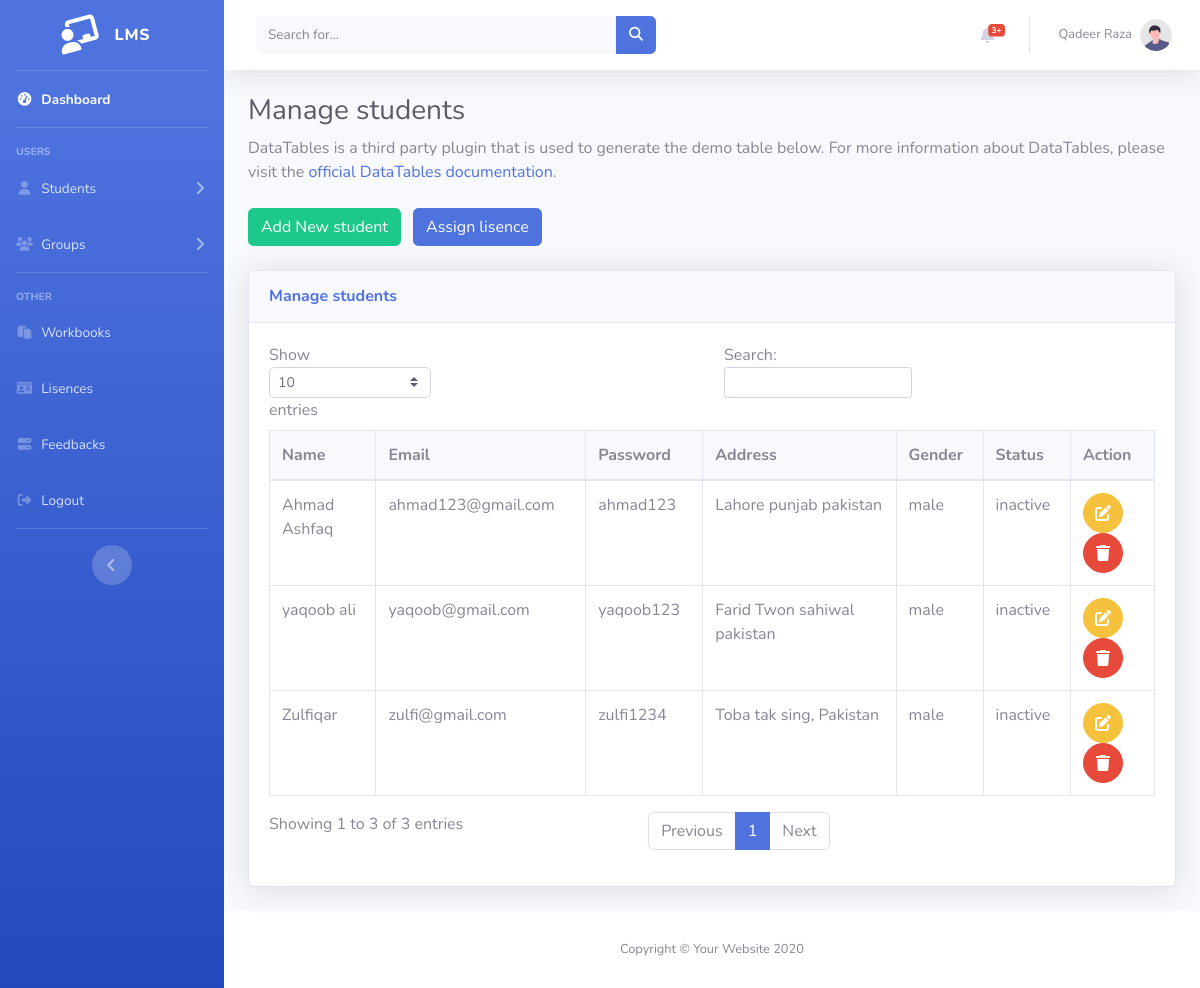
/Instructor/students.php (signed in), run on the app's committed database.
### tables this page shows
CREATE TABLE `assign_students` (
  `id` int(11) NOT NULL,
  `sid` int(11) NOT NULL,
  `iid` int(11) NOT NULL
);

CREATE TABLE `student` (
  `id` int(11) NOT NULL,
  `name` varchar(30) NOT NULL,
  `email` varchar(30) NOT NULL,
  `password` varchar(30) NOT NULL,
  `address` varchar(30) NOT NULL,
  `gender` varchar(20) NOT NULL,
  `status` varchar(20) NOT NULL
);

### Instructor/students.php (the view, shortened to what this page needs)
<?php session_start();
include "../db.php";
include "layout/header.php";
$email=$_SESSION['email'];
$data2 = mysqli_query($conn, "SELECT * FROM instructor where email='$email'");
$output2 = mysqli_fetch_assoc($data2); $iid=$output2['id'];
$data3 = mysqli_query($conn, "SELECT * FROM assign_students where iid='$iid' ");
$output3 = mysqli_fetch_all($data3,MYSQLI_ASSOC);
?>
<body id="page-top">
<div id="wrapper">
<?php include "layout/sidebar.php";?>
    <div id="content-wrapper" class="d-flex flex-column">
        <div id="content">
        <?php include "layout/topbar.php";?>
    <div class="container-fluid">
<h1 class="h3 mb-2 text-gray-800">Manage students</h1>
<p class="mb-4">DataTables is a third party plugin that is used to generate the demo table below.
    For more information about DataTables, please visit the <a target="_blank"
        href="https://datatables.net">official DataTables documentation</a>.</p>
<button class='btn btn-success mr-2'  data-toggle="modal" data-target="#AddempModal">Add New student</button>
<button class='btn btn-primary mr-2'  data-toggle="modal" data-target="#assignModal">Assign lisence</button><br><br>
<div class="card shadow mb-4">
    <div class="card-header py-3">
        <h6 class="m-0 font-weight-bold text-primary">Manage students</h6>
    </div>
    <div class="card-body">
        <div class="table-responsive">
            <table class="table table-bordered" id="dataTable" width="100%" cellspacing="0">
                <thead>
                    <tr class='bg-light '>
                        <th> Name</th>
                        <th>Email</th>
                        <th>Password</th>
                        <th>Address</th>
                        <th>Gender</th>
                        <th>Status</th>
                        <th>Action</th>
                    </tr>
                </thead>
                <tbody>
                    <?php foreach($output3 as $out3) {?>
                    <tr>
                    <?php $sid=$out3['sid']; $data = mysqli_query($conn, "SELECT * FROM student where id='$sid' ");
                            $final = mysqli_fetch_assoc($data,);?>
                        <td><?php echo $final['name']?></td>
                        <td><?php echo $final['email']?></td>
                        <td><?php echo $final['password']?></td>
                        <td><?php echo $final['address']?></td>
                        <td><?php echo $final['gender']?></td>
                        <td><?php echo $final['status']?></td>
                        <td>  <a class="btn btn-warning btn-circle"  onclick="GetEModal('<?php echo $final['id']?>','<?php echo $final['name']?>','<?php echo $final['email']?>','<?php echo $final['password']?>'
                             ,'<?php echo $final['address']?>','<?php echo $final['gender']?>','<?php echo $final['status']?>')" data-toggle="modal" data-target="#editModal">
                                        <i class="fas fa-edit"></i>
                          </a>
                          <a href=""  class="btn btn-danger btn-circle" data-toggle="modal" data-target="#delModal">
                                        <i class="fas fa-trash"></i>
                          </a></td>
     <?php }?>
    </tr>
                </tbody>
            </table>
        </div>
    </div>
</div>
</div>
</div>
<?php include "layout/footer.php"?>

### data on the page
assign_students: sid.name "Zulfiqar", sid.email "zulfi@gmail.com", sid.password "zulfi1234", sid.address "Toba tak sing, Pakistan", sid.gender "male", sid.status "inactive"
assign_students: sid.name "Ahmad Ashfaq", sid.email "ahmad123@gmail.com", sid.password "ahmad123", sid.address "Lahore punjab pakistan", sid.gender "male", sid.status "inactive"
assign_students: sid.name "yaqoob ali", sid.email "yaqoob@gmail.com", sid.password "yaqoob123", sid.address "Farid Twon sahiwal pakistan", sid.gender "male", sid.status "inactive"

### other printed values
$_SESSION['name'] "Qadeer Raza"
